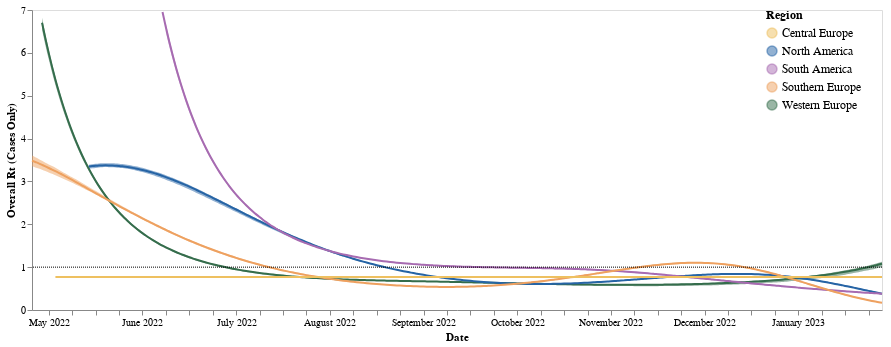

Notebook code cell kept with this figure:
### Code cell
band3 = alt.Chart(case_rt).mark_area(interpolate='monotone', opacity = 0.5 ,color = "#f58518").encode(
    alt.X('date:T', axis=alt.Axis(title="Date", grid=False,format="%B %Y")),
    alt.Y('R_lower_80',axis=alt.Axis(title="Overall Rt (Cases Only)", grid=False)),# scale=alt.Scale(domain=(0.6, 1.3))),
    alt.Y2('R_upper_80' ),
    alt.Color("location",legend=alt.Legend(title= "Region",offset = -120, labelFontSize = 12, titleFontSize = 12),  scale=alt.Scale( range=range_))
).properties(
    width=850,
    height=300).transform_filter(
    (datum.R_upper_80 <7) #& (datum.upper_hpd_log_95 < 4)
)

line3 = alt.Chart(case_rt).mark_line(
    opacity=1, interpolate='monotone', color = "#f58518"
).encode(
    alt.X('date:T', axis=alt.Axis(title="Date", grid=False)),
    alt.Y('median_R', axis=alt.Axis(title="", grid=False)),# scale=alt.Scale(domain=(0.6, 1.3))), 
    alt.Color("location")
).properties(
    width=850,
    height=300).transform_filter(
    (datum.median_R <7) #& (datum.upper_hpd_log_95 < 4)
)

case_rt_plot = band3 + line3 + one_line
case_rt_plot

### Figure 1 — Vega-Lite specification as saved in the notebook (floating-point values rounded to 4 significant figures; data arrays with more than 128 entries replaced by an {"elided": "..."} marker saying what was removed)
{"config": {"view": {"continuousWidth": 400, "continuousHeight": 300}}, "layer": [{"mark": {"type": "area", "color": "#f58518", "interpolate": "monotone", "opacity": 0.5}, "encoding": {"color": {"field": "location", "legend": {"labelFontSize": 12, "offset": -120, "title": "Region", "titleFontSize": 12}, "scale": {"range": ["#EEC060", "#2664A5", "#A76BB1", "#EEA160", "#356D4C"]}, "type": "nominal"}, "x": {"axis": {"format": "%B %Y", "grid": false, "title": "Date"}, "field": "date", "type": "temporal"}, "y": {"axis": {"grid": false, "title": "Overall Rt (Cases Only)"}, "field": "R_lower_80", "type": "quantitative"}, "y2": {"field": "R_upper_80"}}, "height": 300, "transform": [{"filter": "(datum.R_upper_80 < 7)"}], "width": 850}, {"mark": {"type": "line", "color": "#f58518", "interpolate": "monotone", "opacity": 1}, "encoding": {"color": {"field": "location", "type": "nominal"}, "x": {"axis": {"grid": false, "title": "Date"}, "field": "date", "type": "temporal"}, "y": {"axis": {"grid": false, "title": ""}, "field": "median_R", "type": "quantitative"}}, "height": 300, "transform": [{"filter": "(datum.median_R < 7)"}], "width": 850}, {"data": {"name": "data-0f80976e06af035141dd0a0f11df9332"}, "mark": {"type": "rule", "strokeDash": [1, 1]}, "encoding": {"y": {"field": "y", "type": "quantitative"}}, "height": 300, "width": 850}], "data": {"name": "data-d370b98271d889f1653cb04ffcaa06f0"}, "$schema": "https://vega.github.io/schema/vega-lite/v4.17.0.json", "datasets": {"data-d370b98271d889f1653cb04ffcaa06f0": {"elided": "1222 records"}, "data-0f80976e06af035141dd0a0f11df9332": [{"y": 1.0}]}}
